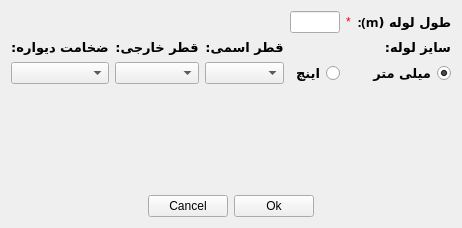
<?xml version="1.0" encoding="UTF-8"?>
<ui version="4.0">
 <class>Form</class>
 <widget class="QWidget" name="Form">
  <property name="geometry">
   <rect>
    <x>0</x>
    <y>0</y>
    <width>385</width>
    <height>228</height>
   </rect>
  </property>
  <property name="windowTitle">
   <string>اطلاعات خط لوله ورودی</string>
  </property>
  <property name="windowIcon">
   <iconset resource="../../../svgfile.qrc">
    <normaloff>:/icon/heater.svg</normaloff>:/icon/heater.svg</iconset>
  </property>
  <layout class="QVBoxLayout" name="verticalLayout_3">
   <item>
    <layout class="QGridLayout" name="gridLayout_3">
     <item row="0" column="0">
      <layout class="QGridLayout" name="gridLayout_2">
       <item row="2" column="0">
        <spacer name="verticalSpacer">
         <property name="orientation">
          <enum>Qt::Vertical</enum>
         </property>
         <property name="sizeHint" stdset="0">
          <size>
           <width>20</width>
           <height>40</height>
          </size>
         </property>
        </spacer>
       </item>
       <item row="3" column="0">
        <layout class="QHBoxLayout" name="horizontalLayout">
         <item>
          <spacer name="horizontalSpacer">
           <property name="orientation">
            <enum>Qt::Horizontal</enum>
           </property>
           <property name="sizeHint" stdset="0">
            <size>
             <width>40</width>
             <height>20</height>
            </size>
           </property>
          </spacer>
         </item>
         <item>
          <widget class="QPushButton" name="pushButton">
           <property name="text">
            <string>Cancel</string>
           </property>
          </widget>
         </item>
         <item>
          <widget class="QPushButton" name="pushButton_2">
           <property name="text">
            <string>Ok</string>
           </property>
          </widget>
         </item>
         <item>
          <spacer name="horizontalSpacer_2">
           <property name="orientation">
            <enum>Qt::Horizontal</enum>
           </property>
           <property name="sizeHint" stdset="0">
            <size>
             <width>40</width>
             <height>20</height>
            </size>
           </property>
          </spacer>
         </item>
        </layout>
       </item>
       <item row="0" column="0">
        <layout class="QGridLayout" name="gridLayout">
         <item row="0" column="3">
          <widget class="QLineEdit" name="lineEdit">
           <property name="text">
            <string/>
           </property>
          </widget>
         </item>
         <item row="0" column="5">
          <widget class="QLabel" name="label">
           <property name="font">
            <font>
             <family>B Mitra</family>
             <pointsize>10</pointsize>
             <weight>75</weight>
             <bold>true</bold>
            </font>
           </property>
           <property name="text">
            <string>طول لوله (m):</string>
           </property>
          </widget>
         </item>
         <item row="2" column="3">
          <widget class="QRadioButton" name="radioButton_2">
           <property name="font">
            <font>
             <family>B Mitra</family>
             <pointsize>10</pointsize>
             <weight>75</weight>
             <bold>true</bold>
            </font>
           </property>
           <property name="layoutDirection">
            <enum>Qt::RightToLeft</enum>
           </property>
           <property name="text">
            <string>اینچ</string>
           </property>
          </widget>
         </item>
         <item row="0" column="4">
          <widget class="QLabel" name="label_4">
           <property name="styleSheet">
            <string notr="true">QLabel#label_4{ 

color : red;

 }</string>
           </property>
           <property name="text">
            <string>*</string>
           </property>
          </widget>
         </item>
         <item row="2" column="0">
          <widget class="QComboBox" name="comboBox_3"/>
         </item>
         <item row="2" column="1">
          <widget class="QComboBox" name="comboBox_2"/>
         </item>
         <item row="2" column="5">
          <widget class="QRadioButton" name="radioButton">
           <property name="font">
            <font>
             <family>B Mitra</family>
             <pointsize>10</pointsize>
             <weight>75</weight>
             <bold>true</bold>
            </font>
           </property>
           <property name="layoutDirection">
            <enum>Qt::RightToLeft</enum>
           </property>
           <property name="text">
            <string>میلی متر</string>
           </property>
           <property name="checked">
            <bool>true</bool>
           </property>
          </widget>
         </item>
         <item row="2" column="2">
          <widget class="QComboBox" name="comboBox"/>
         </item>
         <item row="1" column="5">
          <widget class="QLabel" name="label_2">
           <property name="font">
            <font>
             <family>B Mitra</family>
             <pointsize>10</pointsize>
             <weight>75</weight>
             <bold>true</bold>
            </font>
           </property>
           <property name="text">
            <string>سایز لوله:</string>
           </property>
          </widget>
         </item>
         <item row="1" column="2">
          <widget class="QLabel" name="label_3">
           <property name="font">
            <font>
             <family>B Mitra</family>
             <pointsize>10</pointsize>
             <weight>75</weight>
             <bold>true</bold>
            </font>
           </property>
           <property name="text">
            <string>قطر اسمی:</string>
           </property>
           <property name="alignment">
            <set>Qt::AlignCenter</set>
           </property>
          </widget>
         </item>
         <item row="1" column="1">
          <widget class="QLabel" name="label_5">
           <property name="font">
            <font>
             <family>B Mitra</family>
             <pointsize>10</pointsize>
             <weight>75</weight>
             <bold>true</bold>
            </font>
           </property>
           <property name="text">
            <string>قطر خارجی:</string>
           </property>
           <property name="alignment">
            <set>Qt::AlignCenter</set>
           </property>
          </widget>
         </item>
         <item row="1" column="0">
          <widget class="QLabel" name="label_6">
           <property name="font">
            <font>
             <family>B Mitra</family>
             <pointsize>10</pointsize>
             <weight>75</weight>
             <bold>true</bold>
            </font>
           </property>
           <property name="text">
            <string>ضخامت دیواره:</string>
           </property>
           <property name="alignment">
            <set>Qt::AlignCenter</set>
           </property>
          </widget>
         </item>
        </layout>
       </item>
      </layout>
     </item>
    </layout>
   </item>
  </layout>
 </widget>
 <tabstops>
  <tabstop>lineEdit</tabstop>
  <tabstop>radioButton</tabstop>
  <tabstop>radioButton_2</tabstop>
  <tabstop>comboBox</tabstop>
  <tabstop>comboBox_2</tabstop>
  <tabstop>comboBox_3</tabstop>
  <tabstop>pushButton_2</tabstop>
  <tabstop>pushButton</tabstop>
 </tabstops>
 <resources>
  <include location="../../../svgfile.qrc"/>
 </resources>
 <connections/>
</ui>
